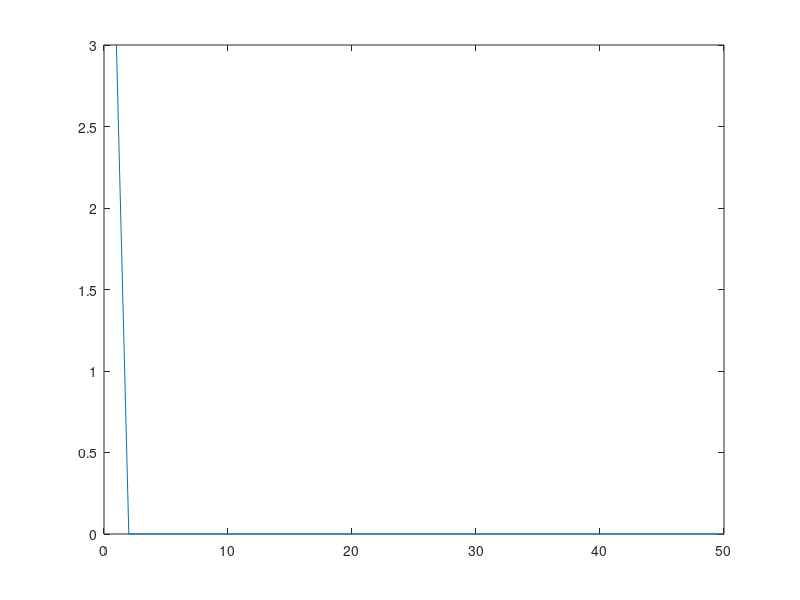

Source code (MATLAB):
clc;
clear;
close all;
x = [0,0,1,1;0,1,0,1];
x = x';
y = [0,1,1,1];
y = y';
w = [0,0];
b = 0;
alpha = 0.1;
theta = 0.5;
iter = 50;
a = zeros(4,1);
output = zeros(4,1);
error = zeros(iter,1);

for k = 1:iter
    for i = 1:size(x,1)
        a(i) = w(1)*x(i,1) + w(2)*x(i,2) + b;
        output(i) = (a(i)>=theta);
        if (output(i) ~= y(i))
            for j = 1:2
                w(j) = w(j) + (alpha*y(i)*x(i,j));
            end
            b = b + (alpha*y(i));
        end
    end
    error(k) = sum((y-output).^2);
end
plot(error)